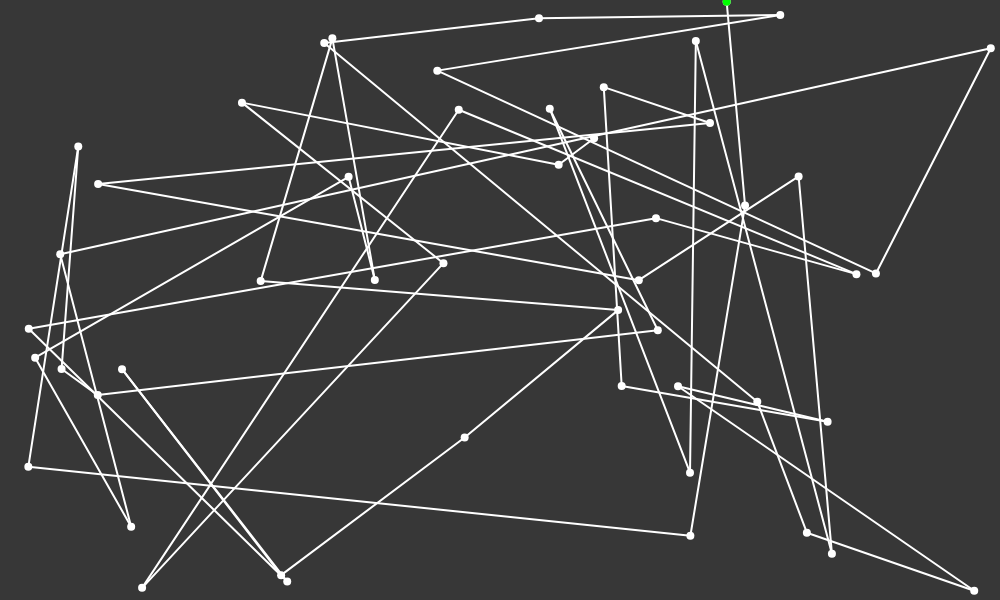
Frame 1 (no input)
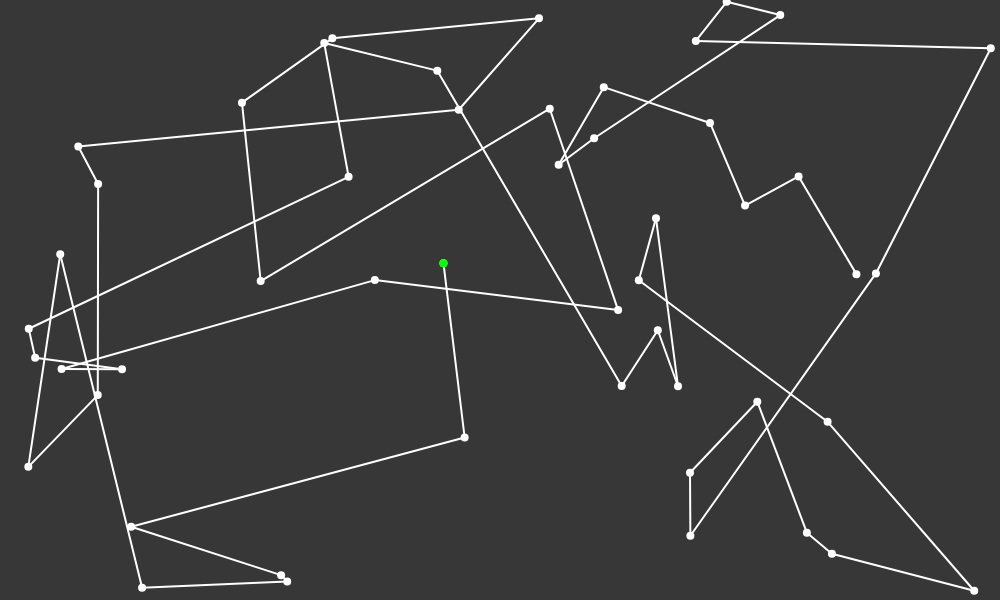
Frame 60 (no input)
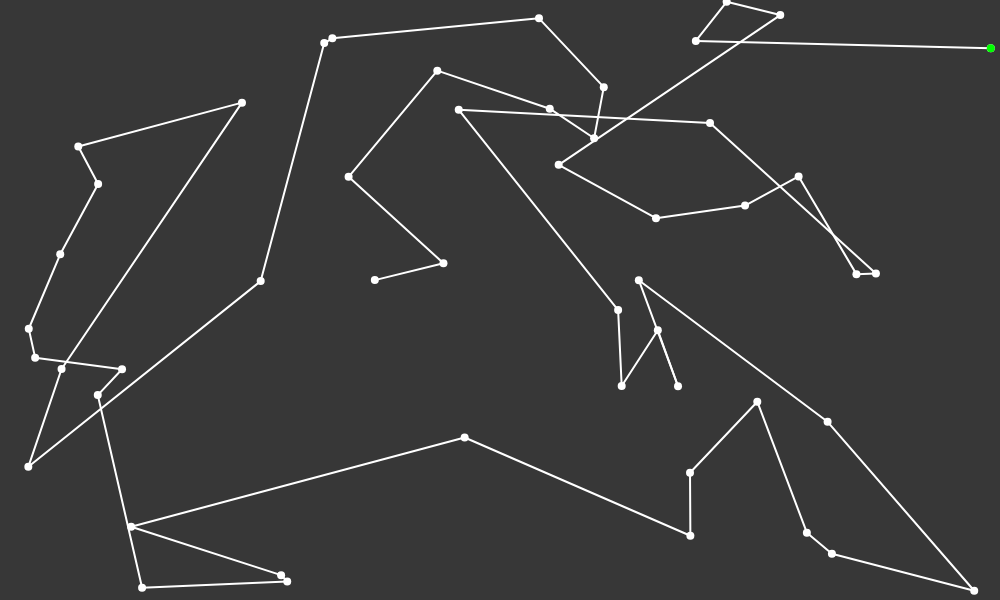
Frame 120 (the mouse pressed at the canvas centre since frame 60)

The p5.js sketch that drew these frames (run headless with seeded random() and noise() and a simulated clock; from frame 60 on, the mouse is pressed at the canvas centre):

// p5.js sketch
// ── sketch.js
//Made by Lucas Duez

//Inspired by Daniel Shiffman - The coding train
//www.youtube.com/channel/UCvjgXvBlbQiydffZU7m1_aw

//Inspired also by Nerdologia, a brazilian channel about science and history
//www.youtube.com/channel/UClu474HMt895mVxZdlIHXEA

var atual_melhor_mapa; //current best map
var melhor_de_todos; //best map ever
numdecidades = 50; //number of cities
numdeindividuos = 500; //number of maps
cidades = []; //cities
população = []; //current population
velha_população =[]; //previous population

function setup() {
  createCanvas(1000,600);
  background(55);

  for(var i = 0; i<numdecidades; i++){ //make the cities array
    cidades[i] = new Cidade();
  }

  for(var i = 0; i<numdeindividuos; i++){ //make the population array
    população[i] = new Mapa();
    }
    normaliza_distancias();
    melhor_de_todos = calcula_melhor_mapa();
  }

function draw() {
  velha_população = população.slice(); //save the current population

  for(var i = 0; i<numdeindividuos; i++){
    população[i] = crossing_over();
  }
  normaliza_distancias();
  atual_melhor_mapa = calcula_melhor_mapa();

  if(atual_melhor_mapa.distancia < melhor_de_todos.distancia){
    melhor_de_todos = atual_melhor_mapa;
  }
  desenha_caminho();

}

class Cidade {
  constructor() {
    this.posicao = new p5.Vector(random(width-6),random(height-6));
    strokeWeight(8);
    stroke(255);
    point(this.posicao.x,this.posicao.y);
  }
}


function calcula_melhor_mapa(){ //calculates the best map in the current population array
  var melhor = população[0];

  for(var i = 1; i<população.length; i++){
    var atual = população[i];
    if(atual.distancia<melhor.distancia){
      melhor = atual;
    }
  }
  return melhor;
}

function desenha_caminho(){ //draw the best path
  background(55);
  for(var i = 0; i<numdecidades-1; i++){
    var posicao_array1 = melhor_de_todos.dna[i];
    var posicao_array2 = melhor_de_todos.dna[i+1];
    strokeWeight(2);
    stroke(255)
    line(cidades[posicao_array1].posicao.x,cidades[posicao_array1].posicao.y,
         cidades[posicao_array2].posicao.x,cidades[posicao_array2].posicao.y);
  }
  for(var i = 0; i<numdecidades; i++){ //draw the cities
    stroke(255);
    strokeWeight(8);
    point(cidades[i].posicao.x,cidades[i].posicao.y);
  }
  var posicao_array = melhor_de_todos.dna[0]; //the first city is green
  strokeWeight(8);
  stroke(0,255,0);
  point(cidades[posicao_array].posicao.x, cidades[posicao_array].posicao.y);
}

// ── Mapa.js
// Mapas = população
class Mapa {
  constructor() {
      this.dna = criador_dna(); //the path
      this.distancia = calcula_distancia(this.dna); //total distance
      this.desenpenho = 1/(pow(this.distancia,8)+1); //performance - the bigger the distance, the less the performance
    }
  }


function criador_dna(){
  var dna = [];
  for(var i = 0; i<numdecidades; i++){
      append(dna,i); //create an array with numbers from 0 to number of cities
  }
    for(var i = 0; i<numdecidades*2; i++){
      var a = floor(random(numdecidades));  //posicao1 aleatória da array
      var b = floor(random(numdecidades));  //posicao2 aleatória da array
      dna = troca(dna, a, b);   //shuffle the order of items in the array
    }
    return dna;
}

function troca(array, a, b){ //this function switches two itens in a array
  var temporaria = array[a];
  array[a] = array[b];
  array[b] = temporaria;
  return array;
}

function calcula_distancia(dna_do_objeto){ //calculates the total distance in the map
  var distancia = 0;
  var temporaria;
  for(var i = 0; i<dna_do_objeto.length-1; i++){
    temporaria = p5.Vector.sub(cidades[dna_do_objeto[i]].posicao, cidades[dna_do_objeto[i+1]].posicao);
    temporaria = temporaria.mag();
    distancia = distancia + temporaria;
  }
  return distancia;
}

function normaliza_distancias(){ //Normalize all maps performance
  var total = 0;

  for(var i = 0; i<população.length; i++){
    total = total + população[i].desenpenho;
  }
  for(var i = 0; i<população.length; i++){
    população[i].desenpenho = população[i].desenpenho/total;
  }
}

//Genetic algorithm
function selecao_natural(){ //natural selection algorithm
  var r = random(1);
  var i = 0;
  while(r>0){
    r = r - velha_população[i].desenpenho;
    i++
  }

  return velha_população[i-1];
}

function crossing_over(){ //crossing over algorithm (obviously)
  var progenitor1 = selecao_natural();
  var progenitor2 = selecao_natural();
  var novo_dna = [];
  var crianca = new Mapa();
  var comeco = floor(random(progenitor1.dna.length));
  var fim = floor(random(comeco+1,progenitor1.dna.length))

  novo_dna = progenitor1.dna.slice(comeco,fim)

  for(var i = 0; i<progenitor2.dna.length; i++){
    if(!novo_dna.includes(progenitor2.dna[i])){
      append(novo_dna,progenitor2.dna[i]);
    }
  }
  crianca.dna = novo_dna; //update child's characteristcs

  crianca = mutacao(crianca); //mutation
  crianca.distancia = calcula_distancia(crianca.dna);
  crianca.desenpenho = 1/(pow(crianca.distancia,8)+1);

  return crianca; //returns a new map
}


function mutacao(crianca){ //mutation
  var fator_mutante = 0.01; //mutation rate
  var r = random(1);

  var a = floor(random(crianca.dna.length)); //switch two neighbours
  var b = (a+1) % numdecidades;

  if(r<fator_mutante){
    troca(crianca.dna, a, b);
  }
  return crianca
}
